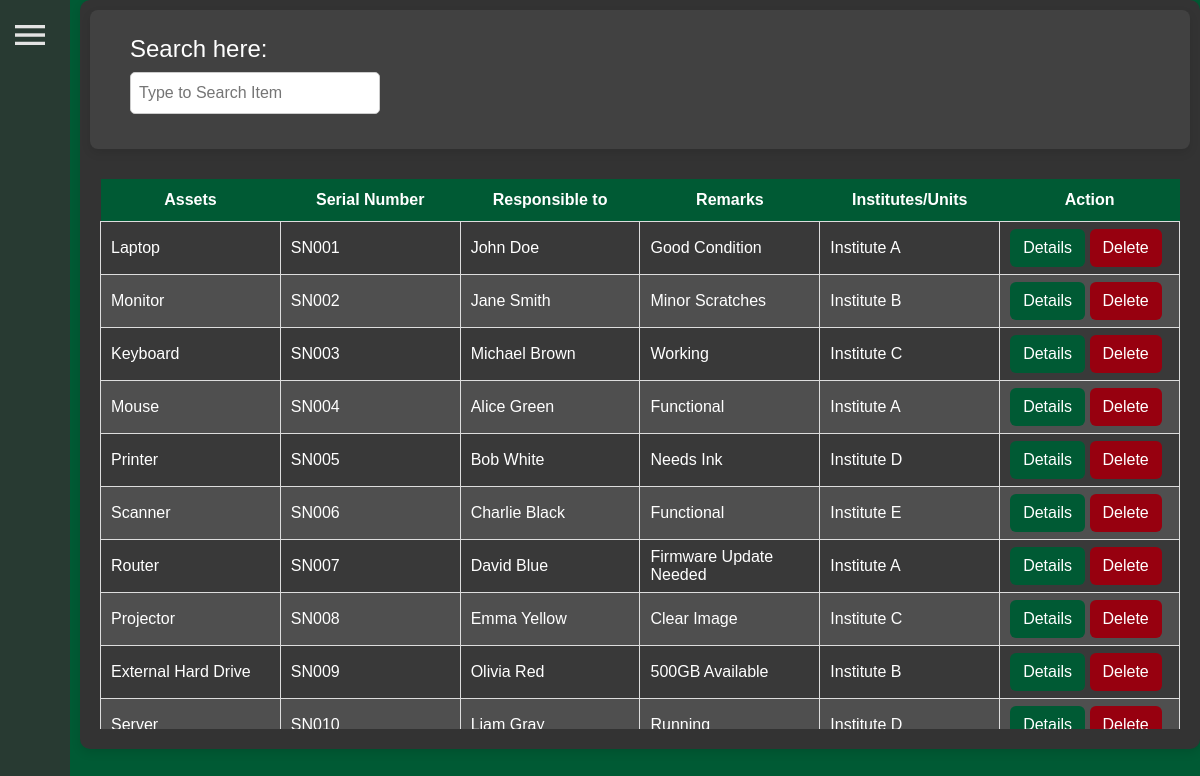
Page /admin/InventoryList.php on the committed database.
### tables this page shows
CREATE TABLE item (
    ID INT AUTO_INCREMENT PRIMARY KEY,
    barcode VARCHAR(50) UNIQUE NOT NULL, 
    serial_num VARCHAR(30) UNIQUE NOT NULL,
    assets VARCHAR(30) NOT NULL,
    brand VARCHAR(30) NOT NULL,
    inventoryTag VARCHAR(50) NOT NULL,
    responsibleTo VARCHAR(50) NULL,
    remarks VARCHAR(80) NULL,
    notes VARCHAR(50) NULL,
    institute VARCHAR(40) NULL,
    returnedDate DATE NULL,
    reasonOfReturn VARCHAR(80) NULL
);

### admin/class/fetch_inventory.php (called while the page is built, shortened)
<?php
include ('class\conn.php');
$selectInvetory = "SELECT assets, serial_num, responsibleTo, remarks, institute FROM item";
$inventoryList = $conn->query($selectInvetory);
?>

### admin/views/inventory/itemList.php (the view, shortened to what this page needs)
<?php
function itemList(){ ?>
                    <div class="table-data">
                        <table class="table-box" id="inventoryTable">
                            <thead>
                                <tr>
                                    <th>Assets</th>
                                    <th>Serial Number</th>
                                    <th>Responsible to</th>
                                    <th>Remarks</th>
                                    <th>Institutes/Units</th>
                                    <th>Action</th>
                                </tr>
                            </thead>
                            <tbody>
                                    <?php
                                    include('class\fetch_inventory.php');
                                    if ($inventoryList->num_rows > 0) {
                                         while ($row = $inventoryList->fetch_assoc()) {
                                            echo "<tr>
                                                    <td>{$row['assets']}</td>
                                                    <td>{$row['serial_num']}</td>
                                                    <td>{$row['responsibleTo']}</td>
                                                    <td>{$row['remarks']}</td>
                                                    <td>{$row['institute']}</td>
                                                    <td>
                                                        <button id='edit-" . htmlspecialchars($row['serial_num']) . "' class='btn btn-edit'>Details</button>
                                                        <button class='btn btn-delete'>Delete</button>
                                                    </td>
                                                </tr>";
                                            }
                                        } else {
                                            echo "<tr><td colspan='6'>No records found</td></tr>";
                                        }
                                        $conn->close(); ?>
                            </tbody>
                        </table>
                    </div>
                    </div>
<?php } ?>

### admin/InventoryList.php (shortened to what this page needs)
<?php
if (file_exists('views/inventory/itemList.php')) {
    include ('views\inventory\itemList.php');
} else {
    echo "Error: StatsOverview file not found!";
}
?>
<!DOCTYPE html>
<html lang="en">
<head>
    <link rel="stylesheet" href="bootstrap/css/bootstrap.min.css">
    <link rel="stylesheet" href="css/inventoryList.css">
</head>
<body>
    <div id="inventory" class="header-container">
        <div class="field-container">
            <form id="searchForm">
                <div class="field-details">
                <div class="field-content"><h4>Search here:</h4>
                <div class="input-box">
                        <input type="text" class="search-bar" id="searchInput" placeholder="Type to Search Item" onkeyup="searchInventory()" required>
                    </div>
                    </div>
                </div>
            </form>
        </div>
        <div class="list-container">
            <div class="list">
                <?php itemList(); ?>
            </div>
        </div>
    <div>
        <?php
            include ('navbar.php');
        ?>
    </div>
</body>
</html>

### admin/navbar.php (shortened to what this page needs)
  <nav>
    <ul class="sidebar shrink">
        <li class="sidebar-header">
        </li>
        <li><button id="menu-btn">
                <img src="imgs\menu-btn.png" alt="Menu" width="30">
            </button>
        </li>
        <li>
            <a href="home.php">
            </a>
        </li>
        <li>
            <a href="AddItem.php">
            </a>
        </li>
        <li>
            <a href="InventoryList.php">
            </a>
        </li>
        <li>
            <a href="request.php">
            </a>
        </li>
        <li>
            <a href="borrowed.php">
            </a>
        </li>
        <li>
            <a href="login.php">
            </a>
        </li>
    </ul>
</nav>

### admin/css/inventoryList.css (style rules this page uses)
* { margin: 0px; padding: 0px; box-sizing: border-box; font-family: sans-serif ; }
body { background-color: #005a34; margin-left: 80px; }
.sidebar { list-style: none; position: fixed; top: 0; left: 0; height: 100vh; width: 250px; background-color: rgba(51, 51, 51, 0.8); backdrop-filter: blur(10px); transition: width 0.3s ease-in-out; box-shadow: rgba(0, 0, 0, 0.5); display: flex; flex-direction: column; align-items: flex-start; justify-content: flex-start; z-index: 1000; }
.sidebar { position: fixed; top: 0; left: 0; height: 100vh; width: 250px; background-color: rgba(51, 51, 51, 0.8); backdrop-filter: blur(10px); transition: width 0.3s ease-in-out; display: flex; flex-direction: column; align-items: flex-start; justify-content: flex-start; z-index: 1000; overflow: hidden; }
.sidebar-header { display: flex; align-items: center; justify-content: flex-start; padding: 15px; width: 100%; border-bottom: 2px solid rgba(255, 255, 255, 0.2); transition: all 0.3s ease-in-out; }
.sidebar a { display: flex; align-items: center; padding: 12px 15px; color: white; text-decoration: none; font-size: 16px; transition: 0.3s; white-space: nowrap; }
.sidebar.shrink .sidebar-header { border-bottom: none; }
.sidebar.shrink { width: 70px; }
.sidebar.shrink a { font-size: 0; padding: 12px; }
#menu-btn { position: absolute; top: 15px; left: 10px; background: transparent; border: none; cursor: pointer; z-index: 1100; }
#menu-btn img { width: 30px; height: 30px; }
.sidebar.shrink #menu-btn img { width: 40px; height: 40px; }
.header-container { pointer-events: auto; opacity: 1; font-size: 18px; width: 100%; background:rgb(51, 51, 51); border-radius: 10px; box-shadow: 0 4px 10px rgba(0, 0, 0, 0.1); padding: 10px; color: white; }
.field-container { align-items: center; font-size: 18px; width: 100%; padding: 15px; margin-bottom: 20px; background: rgb(65, 65, 65); border-radius: 8px; color: white; box-shadow: 0 4px 10px rgba(0, 0, 0, 0.1); }
.field-content { color: #ffffff; width: 100%; padding: 10px; overflow-x: auto; }
.field-details { margin-left: 15px; display: flex; flex-wrap: nowrap; gap: 15px; overflow-x: auto; padding-bottom: 10px; }
.input-box { flex: 1; min-width: 180px; max-width: 250px; }
.search-bar { padding: 8px; font-size: 16px; border: 1px solid #ccc; border-radius: 5px; width: 250px; }
.list-container { overflow-x: auto; text-align: center; justify-content: center; align-items: center; padding: 10px; position: relative; max-width: 100%; margin: 0 auto; }
.table-data { scroll-snap-type: y mandatory; border-collapse: collapse; max-height: 550px; overflow-y: auto; position: relative; overflow-x: auto; width: 100%; white-space: nowrap; }
.table-box { min-width: 100%; width: auto; border-collapse: collapse; border-radius: 8px; table-layout: fixed; }
.table-box th, .table-box td { min-width: 150px; white-space: nowrap; overflow: hidden; text-overflow: ellipsis; }
.table-box th { text-align: center; background: #005a34; color: white; width: auto; position: sticky; top: 0; padding: 12px 15px; z-index: 200; }
.table-box td { padding: 7px 10px; border: 1px solid #ddd; text-align: left; white-space: normal; }
.table-box tr { scroll-snap-align: start; }
.header-box th, .table-box td { width: calc(100% / 6); }
.table-box tbody tr:nth-child(even) { background: #4f4f4f; color: #ffffff; }
.table-box tbody tr:nth-child(odd) { background: #393939; color: #ffffff; }
.btn { background:#005a34;; color: white; }
.btn-edit { background:#005a34; color: white; }
.btn-delete { background: #97000f; color: white; }
.field-details { margin-left: 15px; display: flex; flex-wrap: wrap; gap: 15px; padding-bottom: 10px; }
.input-box { flex: 1; min-width: 400px; max-width: 250px; }

### rows in the picture
item: assets "Laptop", serial_num "SN001", responsibleTo "John Doe", remarks "Good Condition", institute "Institute A"
item: assets "Monitor", serial_num "SN002", responsibleTo "Jane Smith", remarks "Minor Scratches", institute "Institute B"
item: assets "Keyboard", serial_num "SN003", responsibleTo "Michael Brown", remarks "Working", institute "Institute C"
item: assets "Mouse", serial_num "SN004", responsibleTo "Alice Green", remarks "Functional", institute "Institute A"
item: assets "Printer", serial_num "SN005", responsibleTo "Bob White", remarks "Needs Ink", institute "Institute D"
item: assets "Scanner", serial_num "SN006", responsibleTo "Charlie Black", remarks "Functional", institute "Institute E"
item: assets "Router", serial_num "SN007", responsibleTo "David Blue", remarks "Firmware Update Needed", institute "Institute A"
item: assets "Projector", serial_num "SN008", responsibleTo "Emma Yellow", remarks "Clear Image", institute "Institute C"
item: assets "External Hard Drive", serial_num "SN009", responsibleTo "Olivia Red", remarks "500GB Available", institute "Institute B"
item: assets "Server", serial_num "SN010", responsibleTo "Liam Gray", remarks "Running", institute "Institute D"
